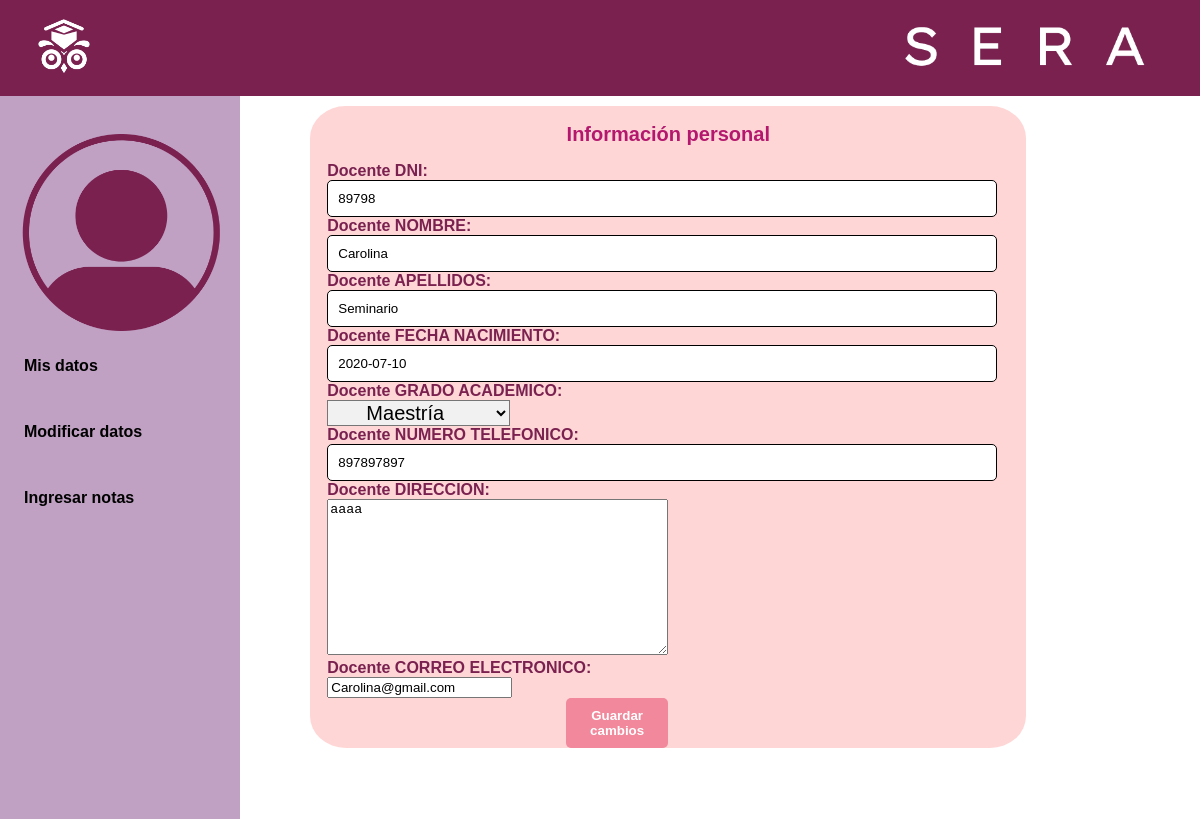
Page /editar-docente (signed in) on the committed database.
### main/models.py (models this page shows, shortened)
class Docente(models.Model):
    user = models.ForeignKey(User, on_delete=models.CASCADE)
    Docente_DNI = models.CharField(max_length=8, unique=True)
    Docente_NOMBRE = models.CharField(max_length=100)
    Docente_APELLIDOS = models.CharField(max_length=100)
    Docente_FECHA_NACIMIENTO = models.DateField()
    Docente_GRADO_ACADEMICO = models.CharField(max_length=15, choices=[('Titulado', 'Titulado'),('Maestría', 'Maestría'), ('Doctorado', 'Doctorado')])
    Docente_NUMERO_TELEFONICO = models.CharField(max_length=9)
    Docente_DIRECCION = models.TextField()
    Docente_CORREO_ELECTRONICO = models.EmailField(unique=True)

### main/views.py (the view)
# urls.py: path('editar-docente',views.editar_docente, name='editar_docente'),
@login_required(login_url="/login")
def editar_docente(request):
    docente = get_object_or_404(Docente, user=request.user)
    if request.method == 'POST':
        form = DocenteForm(request.POST, instance=docente)
        if form.is_valid():
            form.save()
            return redirect("/home")
    else:
        form = DocenteForm(instance=docente)
    return render(request, 'main/editar_docente.html', {'form': form})

### main/forms.py
class DocenteForm(forms.ModelForm):
    class Meta:
        model = Docente
        exclude=['user']

### main/templates/main/editar_docente.html (shortened to what this page needs)
{% extends 'main/base.html' %}
{% block content%}
{% load static %}
<head>
    <link rel="stylesheet" href="{% static 'style.css' %}">
</head>
<body class="body2">
    <header>
      <img src="{% static 'assets/SERA_LOGO_BLANCO.png' %}" alt="imagen-logo">
      <img src="{% static 'assets/SERA_TITULO_BLANCO.png' %}" alt="imagen-logo">
    </header>
    <div class="display-flex">
      <nav>
      <img src="{% static 'assets/ICONO_GENERAL_PERFIL.png' %}" alt="foto-persona">
      <a href="/docente" class="class-option">Mis datos</a>
      <a href="/editar-docente" class="class-option">Modificar datos</a>
      <a href="/create-notas" class="class-option">Ingresar notas</a>
    </nav>
    <main>
      <div class="grid-center">
        <section class="personal-data container-data2">
          <h2>Información personal</h2>
          <div class="container-button">
          <form method="post">
              {% csrf_token %}{{form}}
              <button type="submit" class="btn btn-success edit-button">Guardar cambios</button>
          </form>
        </div>
        </section>
      </div>
    </main>
  </div>
    {% endblock %}

### main/static/style.css (style rules this page uses)
:root { --color1:#c0a0c3; --color2:#f1889b; --color3:#ffcdd4; --color4:#7A2150; --negro: #000000; --blanco: #FFFFFF; --rosado-claro:#FFD6D6; --rosado-oscuro:#B4186E; --verde-oscuro:#39B54A; --verde-claro:#E7FFCC; --azul-claro:#CFE8FF; --azul-oscuro:#2D90EB; --rosa-palido:#C170A1; --gris: #F1F1F1; --lavanda: #E7E6FB; --rosa-bebe: #F9E5EA; --panache: #FBEDD9; --cian-palido: #CFF6FF; --rojo: #ED1D2B; --gris-oscuro: #737373; --fuentePrincipal: 'Lexend-Deca',sans-serif; }
html, body { height: 100%; margin: 0; padding: 0; overflow-x: hidden; position: relative; background-image: url('assets/SERA_IMAGEN_FONDO_LOGIN.png'); background-size: cover; background-color: var(--negro); background-repeat: no-repeat; font-family: var(--fuentePrincipal); }
main { margin: 0 auto; max-width: 70%; }
.body2 { background-image: none; background-color: var(--blanco); height: 100%; margin: 0; padding: 0; overflow-x: hidden; position: relative; background-size: cover; background-repeat: no-repeat; font-family: var(--fuentePrincipal); }
header { display: flex; background-color:var(--color4); width: 100%; height: 10vh; margin: 0; padding: 1vh; justify-content: space-between; }
header img { height: 80%; margin:0.5% 2%; }
label { display: block; color: var(--color4); font-weight: bold; }
input[type="text"], input[type="password"] { width:95%; padding: 10px; border-radius: 5px; border: none; background-color:var(--blanco); border: 1px solid var(--negro); }
button[type="submit"] { background-color:var(--color2); color:var(--blanco); border: none; padding: 10px 20px; border-radius: 5px; cursor: pointer; transition: background-color 0.3s ease; margin: 0 35%; }
nav { display: grid; background-color: var(--color1); height: 100%; width: 20%; }
nav img { margin-top: 15%; width: 100%; }
.class-option { text-decoration: none; color: var(--negro); font-weight: bold; padding:10%; }
h2 { font-size: 20px; font-weight: bold; text-align: center; }
.personal-data { background-color: var(--rosado-claro); }
.personal-data h2 { color: var(--rosado-oscuro); }
.container-data2 { margin: 3%; padding: 0 5%; height: auto; width: 200%; flex-direction: column; border-radius: 5%; }
.edit-button { display: flex; background-color: var(--color4); border-radius: 20%; color: var(--blanco); align-self: flex-end; margin: 4%; padding: 1.5% 3.5%; border: none; font-weight: bold; width: 15%; justify-content: center; }
.grid-center { display: grid; grid-template-columns: repeat(3,1fr); }
.display-flex { display: flex; height: auto; }
.container-button { display: flex; flex-direction: column; }
form select { background-color: var(--gris); font-size: 20px; padding: 0 5%; }

### rows in the picture
Docente: Docente_DNI "89798", Docente_NOMBRE "Carolina", Docente_APELLIDOS "Seminario", Docente_FECHA_NACIMIENTO "2020-07-10", Docente_GRADO_ACADEMICO "Maestría", Docente_NUMERO_TELEFONICO "897897897", Docente_DIRECCION "aaaa", Docente_CORREO_ELECTRONICO "Carolina@gmail.com"
